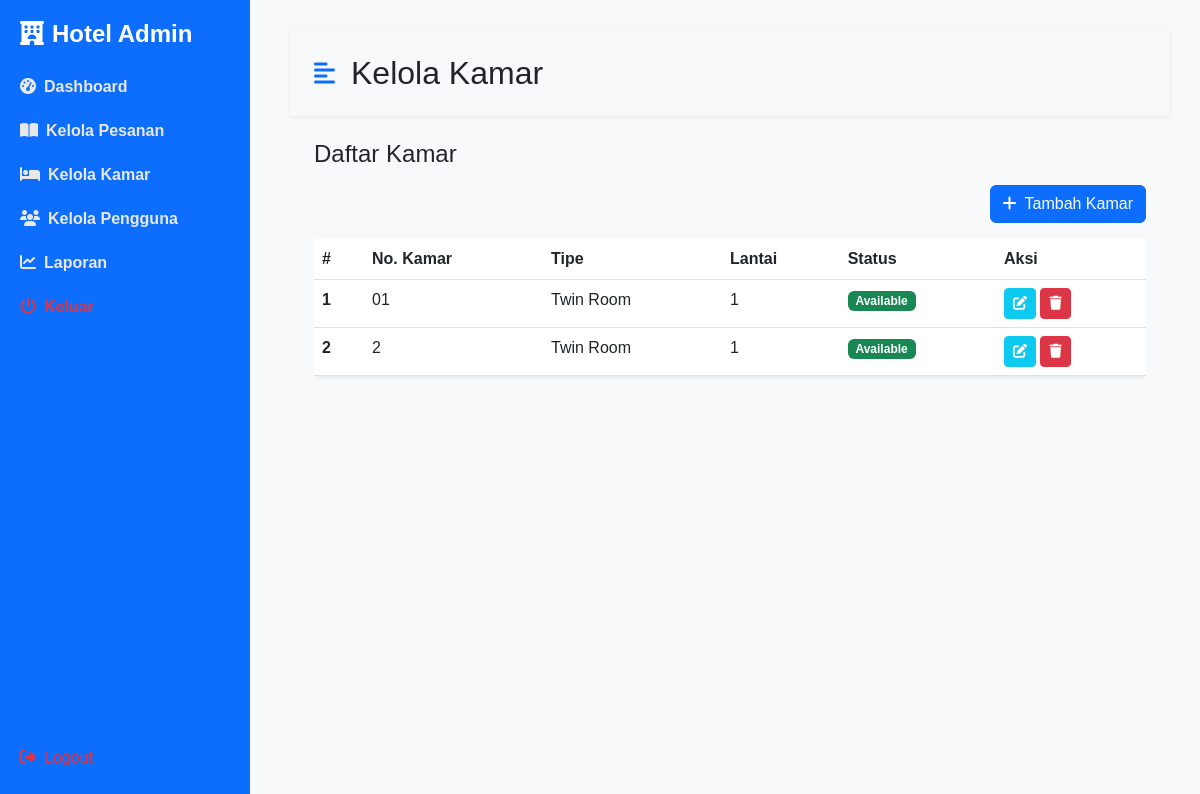
Before: /admin/kelola_kamar.php (signed in) with the older database file.
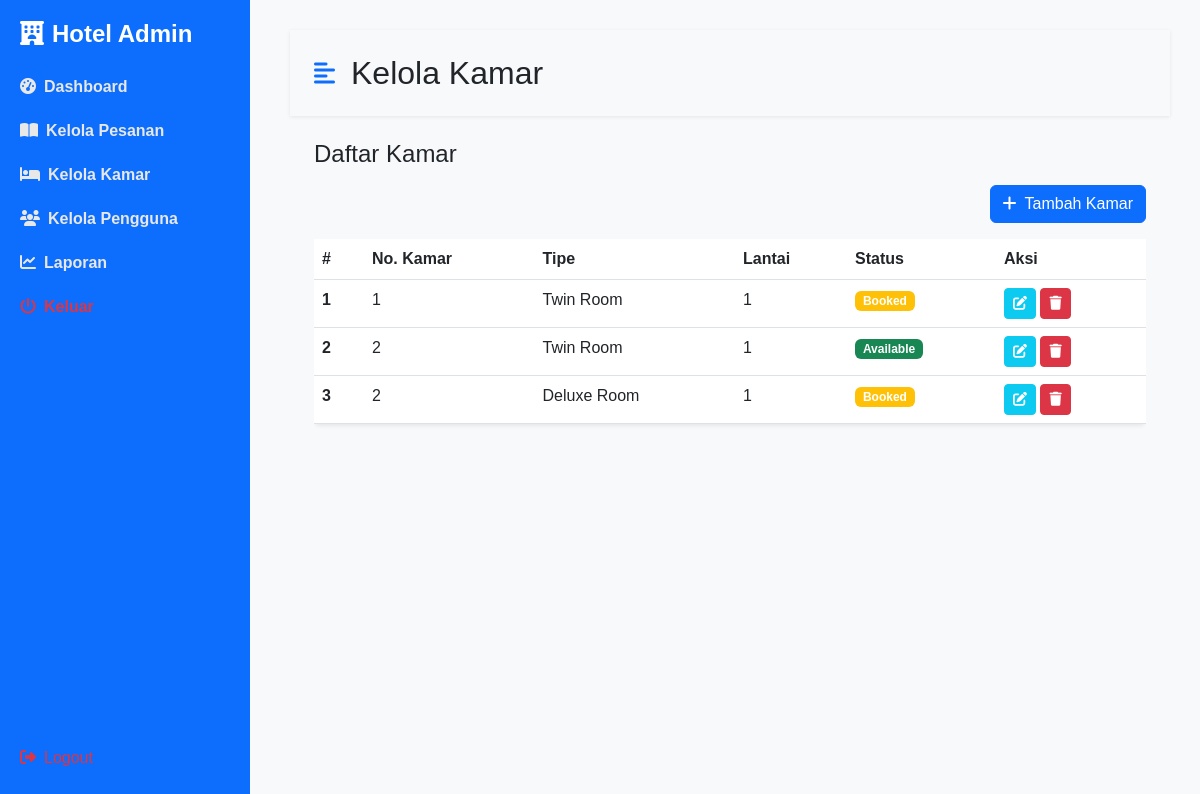
After: the same page with the newer database file.
### tables this page shows
CREATE TABLE `rooms` (
  `id` int NOT NULL,
  `image` varchar(100) NOT NULL,
  `room_number` varchar(10) NOT NULL,
  `room_type_id` int NOT NULL,
  `floor` int NOT NULL,
  `status` enum('available','maintenance','booked') DEFAULT 'available',
  `created_at` datetime DEFAULT CURRENT_TIMESTAMP
);

CREATE TABLE `room_types` (
  `id` int NOT NULL,
  `name` varchar(100) NOT NULL,
  `description` text,
  `price_per_night` decimal(10,2) NOT NULL,
  `capacity` int NOT NULL,
  `facilities` text,
  `created_at` datetime DEFAULT CURRENT_TIMESTAMP
);

### admin/kelola_kamar.php (the view, shortened to what the changed rows need)
<?php
include '../koneksi.php';
$query = "
    SELECT r.*, rt.name as room_type_name
    FROM rooms r
    JOIN room_types rt ON r.room_type_id = rt.id
    ORDER BY r.floor, r.room_number
";
$rooms_result = $koneksi->query($query);
$rooms = $rooms_result->fetch_all(MYSQLI_ASSOC);
?>
<!DOCTYPE html>
<html lang="id">
<head>
    <link href="https://cdn.jsdelivr.net/npm/bootstrap@5.3.0/dist/css/bootstrap.min.css" rel="stylesheet">
    <link rel="stylesheet" href="https://cdnjs.cloudflare.com/ajax/libs/font-awesome/6.4.0/css/all.min.css">
    <link rel="stylesheet" href="../assets/css/admin-style.css">
</head>
<body>
    <div class="d-flex" id="wrapper">
        <div id="page-content-wrapper" class="content">
            <nav class="navbar navbar-expand-lg navbar-light bg-transparent py-4 px-4">
                <div class="d-flex align-items-center">
                    <h2 class="fs-2 m-0">Kelola Kamar</h2>
                </div>
            </nav>
            <div class="container-fluid px-4">
                <div class="row my-4">
                    <div class="col-md-12">
                        <div class="table-responsive">
                            <table class="table bg-white rounded shadow-sm table-hover">
                                <thead>
                                    <tr>
                                        <th scope="col" width="50">#</th>
                                        <th scope="col">No. Kamar</th>
                                        <th scope="col">Tipe</th>
                                        <th scope="col">Lantai</th>
                                        <th scope="col">Status</th>
                                        <th scope="col" width="150">Aksi</th>
                                    </tr>
                                </thead>
                                <tbody>
                                    <?php $no = 1; foreach ($rooms as $room): ?>
                                        <tr>
                                            <th scope="row"><?= $no++ ?></th>
                                            <td><?= htmlspecialchars($room['room_number']) ?></td>
                                            <td><?= htmlspecialchars($room['room_type_name']) ?></td>
                                            <td><?= htmlspecialchars($room['floor']) ?></td>
                                            <td>
                                                <?php
                                                    $status_class = match($room['status']) {
                                                        'available' => 'badge bg-success',
                                                        'booked' => 'badge bg-warning',
                                                        'maintenance' => 'badge bg-danger',
                                                        default => 'badge bg-secondary',
                                                    };
                                                    echo "<span class='{$status_class}'>" . ucfirst(htmlspecialchars($room['status'])) . "</span>";
                                                ?>
                                            </td>
                                            <td>
                                                <button type="button" class="btn btn-sm btn-info text-white edit-btn"
                                                        data-bs-toggle="modal" data-bs-target="#editRoomModal"
                                                        data-id="<?= $room['id'] ?>"
                                                        data-number="<?= htmlspecialchars($room['room_number']) ?>"
                                                        data-type-id="<?= $room['room_type_id'] ?>"
                                                        data-floor="<?= $room['floor'] ?>"
                                                        data-status="<?= $room['status'] ?>"
                                                        data-image="<?= htmlspecialchars($room['image']) ?>">
                                                    <i class="fas fa-edit"></i>
                                                </button>
                                                <a href="kelola_kamar.php?delete_id=<?= $room['id'] ?>" class="btn btn-sm btn-danger" onclick="return confirm('Yakin ingin menghapus kamar ini?');">
                                                    <i class="fas fa-trash"></i>
                                                </a>
                                            </td>
                                        </tr>
                                    <?php endforeach; ?>
                                </tbody>
                            </table>
                        </div>
                    </div>
                </div>
            </div>
        </div>
    </div>
</body>
</html>

Changed rows visible on the page:
changed rooms (number 1 of 3 on the later page): room_number "01" → "1"; status "Available" → "Booked"
added rooms: room_number "2", room_type.name "Deluxe Room", floor "1", status "Booked"
